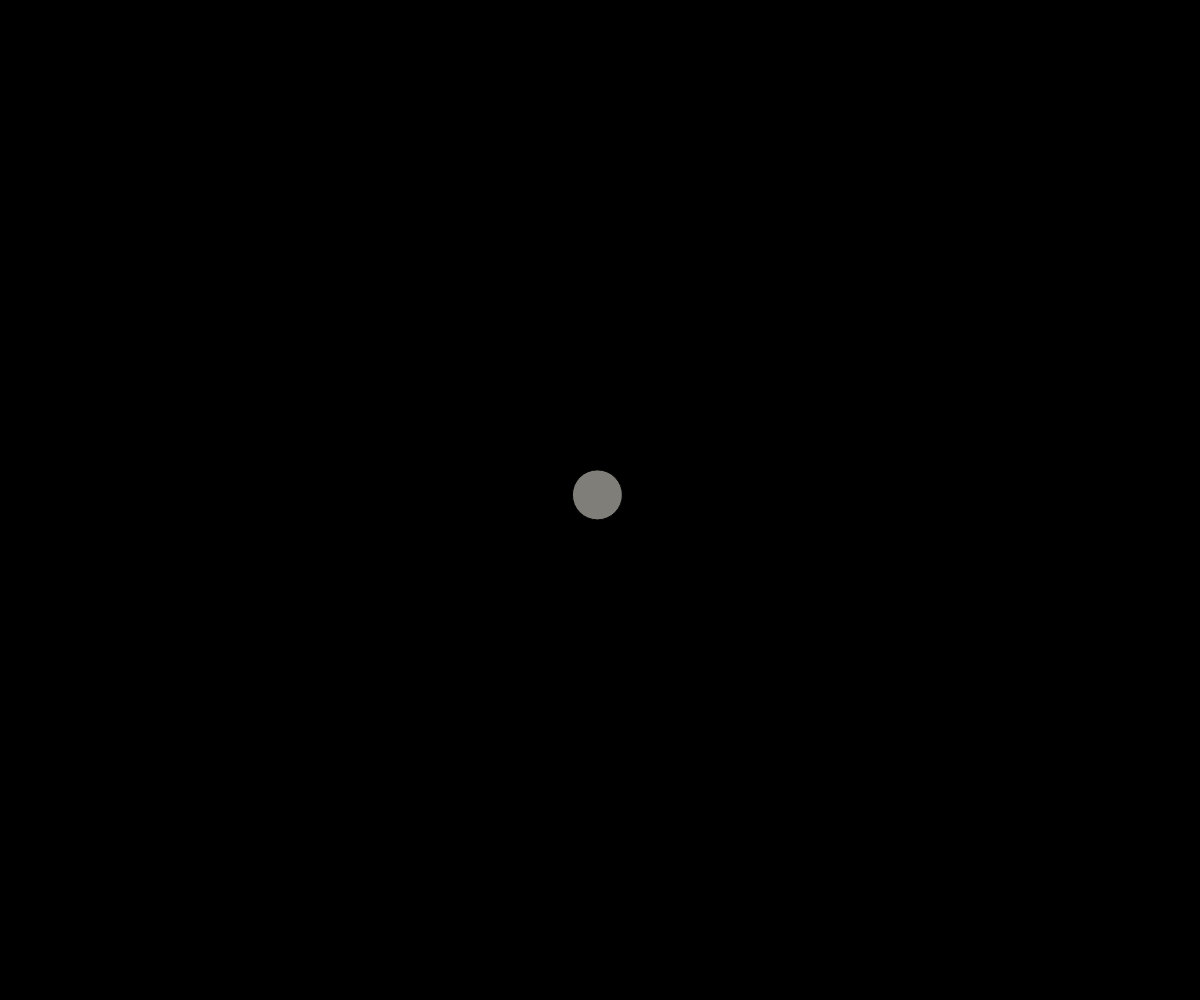
Frame 1 (no input)
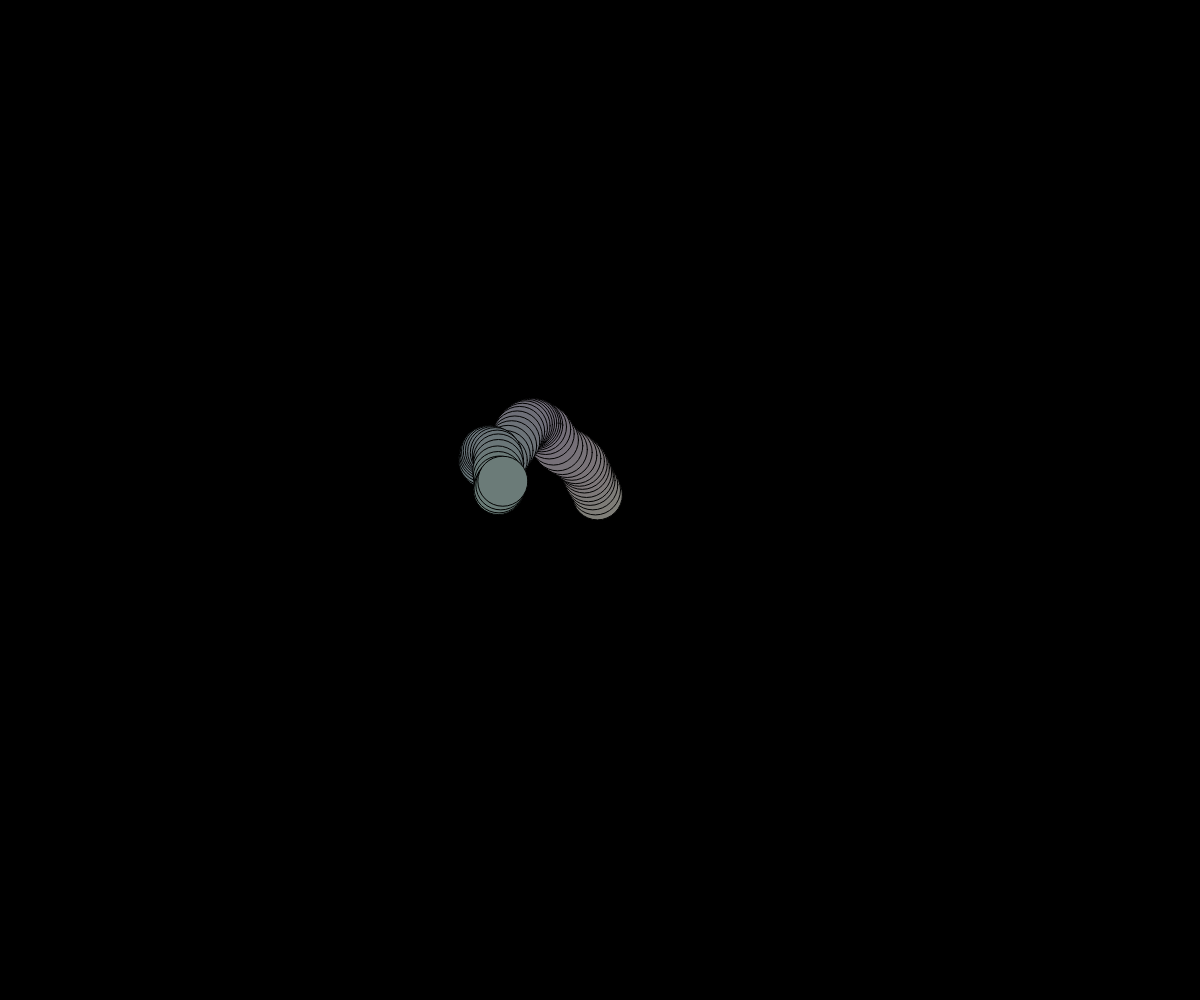
Frame 60 (no input)
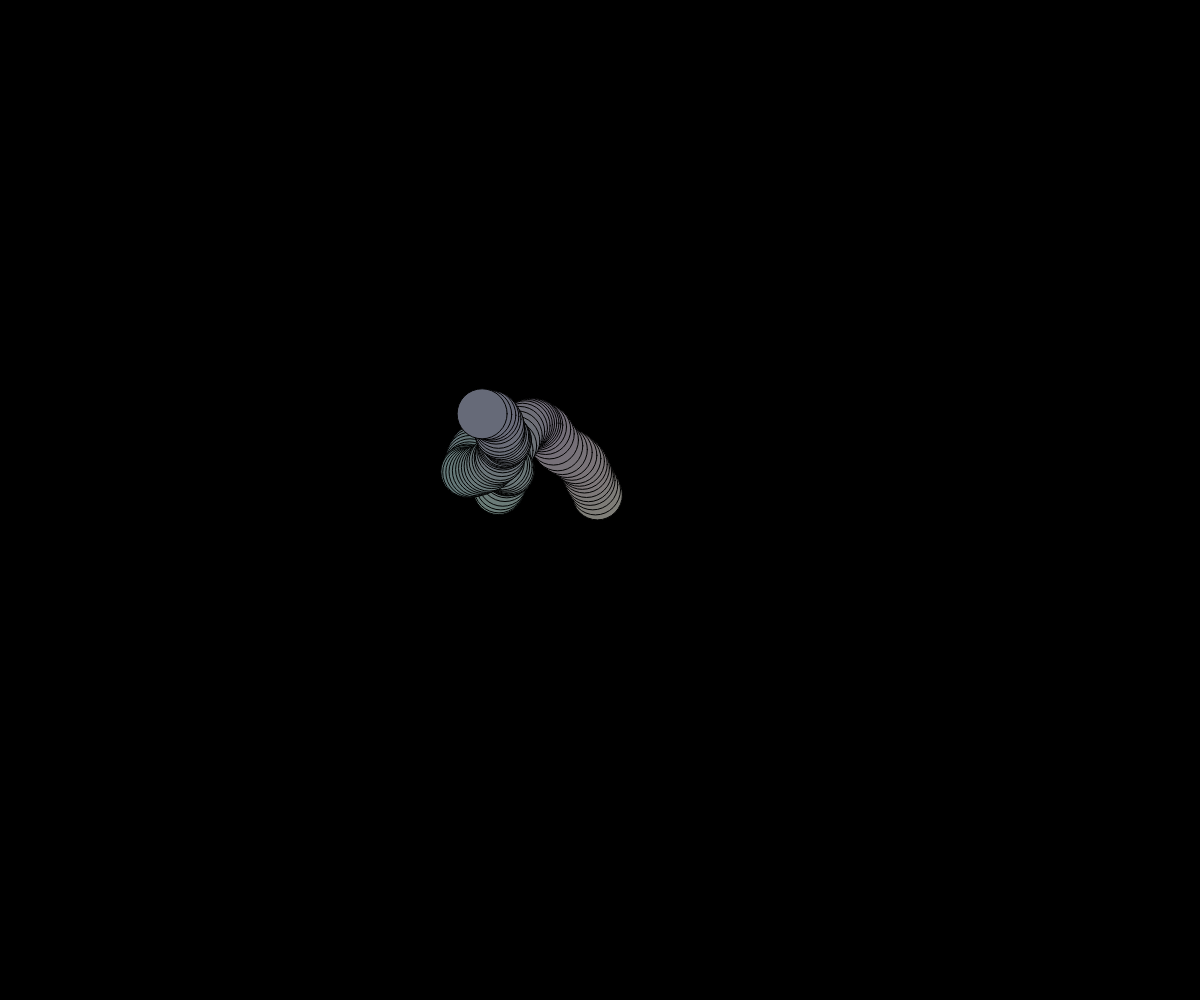
Frame 120 (the mouse pressed at the canvas centre since frame 60)

The p5.js sketch that drew these frames (run headless with seeded random() and noise() and a simulated clock; from frame 60 on, the mouse is pressed at the canvas centre):

// p5.js sketch
// ── sketch.js
// Perlin Noise Demo

let x, y, size_;
const MAX_CIRCLE_SIZE = 200;

let sizeTime = 10;
let dT = 0.01;

let perlinX = 5;
let perlinY = 100;
let movementdT = 0.1;

function setup() {
  createCanvas(windowWidth, windowHeight);
  x = width/2;
  y = height/2;
  size_= 50;
  background(0);
}

function draw() {
  background(0, 0, 0, 0);
  moveCirclePerlin();
  drawCircle();
}

function moveCirclePerlin(){
  let xSpeed = noise(perlinX);
  xSpeed = map(xSpeed, 0, 1, -10, 10);
  x += xSpeed;
  if (x < 0) {
    x += width;
  }
  else if (x > width) {
    x -= width;
  }
  perlinX += movementdT;
  print(xSpeed);
  let ySpeed = noise(perlinY);
  ySpeed = map(ySpeed, 0, 1, -10, 10);
  y += ySpeed;
  if (y < 0) {
    y+=height;
  }
  else if (y > height) {
    y -= height;
  }
  perlinY += movementdT;
}

function setSize(){
  size_ = random(10, MAX_CIRCLE_SIZE);
}

function setSizePerlin(){
  size = noise(sizeTime) * MAX_CIRCLE_SIZE;
  sizeTime += dT;
}

function setFill() {
  let r = map(x, 0, width, 0, 255);
  let g = map(y, 0, height, 0, 255);

  fill(r, g, 120);
}

function drawCircle(){
  setSizePerlin();
  setFill();
  ellipseMode(CENTER);
  ellipse(x,y,size_,size_);
}
